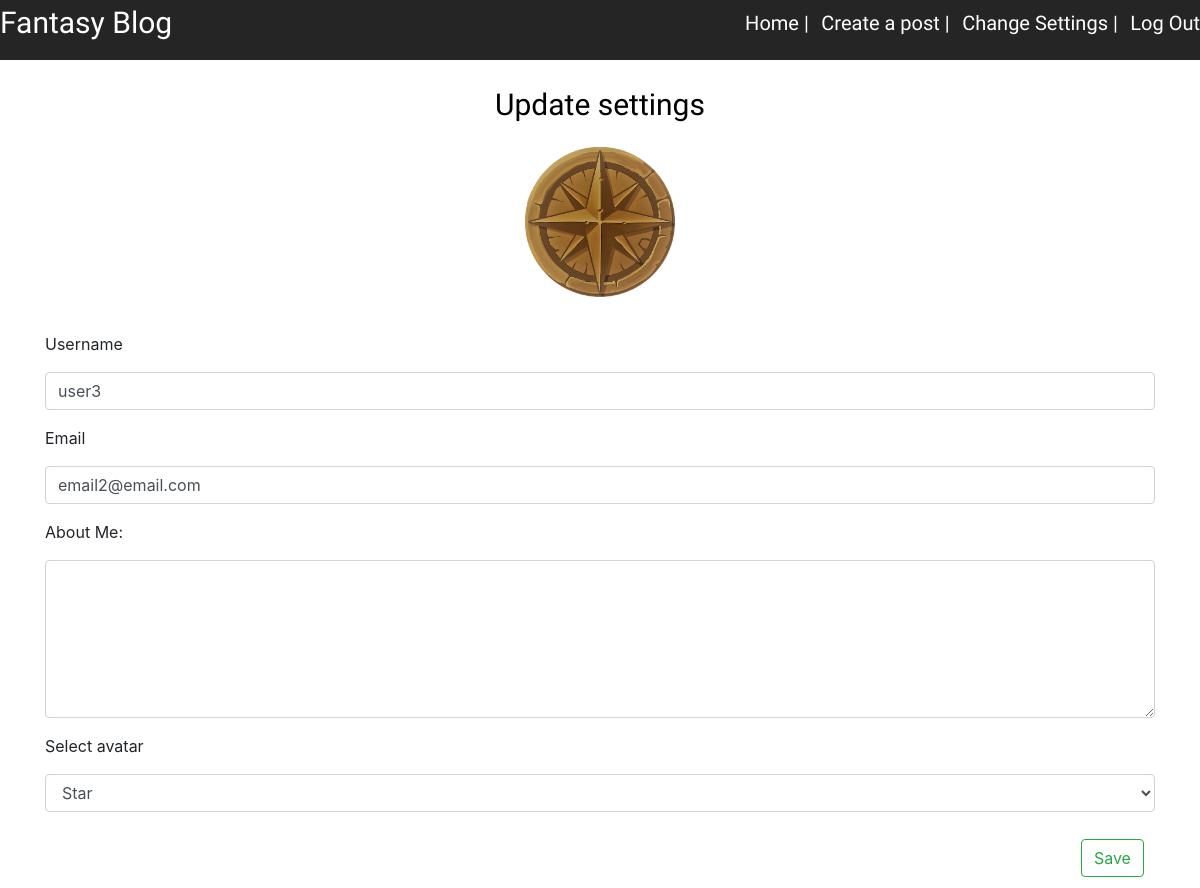
Page /settings (signed in) on the committed database.
### fantasyBlog/models.py (models this page shows, shortened)
class User(db.Model,UserMixin):  #UserMixin.is_authenticated()
    __tablename__ = 'users'
    id = db.Column(db.Integer,primary_key=True)
    avatar = db.Column(db.String(64),nullable=False,default='dragon.png')
    email = db.Column(db.String(64),unique=True,index=True)
    username = db.Column(db.String(64),unique=True,index=True)
    about = db.Column(db.Text)
    password_hashed = db.Column(db.String(128))
    posts = db.relationship('BlogPost',backref='author',lazy=True)

### fantasyBlog/users/views.py (the view)
@users.route('/settings',methods=['GET','POST'])
@login_required
def settings():
    form = UpdateUserForm()
    if form.validate_on_submit():
        if form.avatar.data:
            picture = form.avatar.data
            current_user.avatar = picture
        current_user.username = form.username.data
        current_user.email = form.email.data
        current_user.about = form.about.data
        avatar = form.avatar.data
        db.session.commit()
        return redirect(url_for('users.settings'))
    elif request.method == "GET":
        form.username.data = current_user.username
        form.email.data = current_user.email
        form.about.data = current_user.about
        form.avatar.data = current_user.avatar
    avatar = url_for('static',filename='avatars/'+current_user.avatar)
    return render_template('settings.html',avatar=avatar,form=form)

### fantasyBlog/users/forms.py (shortened to what this page needs)
class UpdateUserForm(FlaskForm):
    email = StringField('Email', validators=[DataRequired(), Email()])
    username = StringField('Username', validators=[DataRequired()])
    about = TextAreaField('About Me:', validators=[DataRequired()])
    avatar = SelectField('Select avatar', choices=[('anvil.png', 'Anvil'), ('bag_of_coins.png','Bag of coins'),('pattern.png','Celtic knots'), ('clover.png','Clover'),
                                                   ('dragon.png', 'Dragon'),('feather.png','Feather'), ('fish.png','Fish'),('goblet.png','Goblet'),
                                                   ('helm.png','Helm'),('herb.png','Herb'),('hunting.png','Hunter'),('carpentry.png','Log and saw'),('mining.png','Miner'),
                                                   ('potion.png', 'Potion'),('scroll.png','Magic scroll'), ('shield.png','Shield'),('skull.png','Skull'),
                                                   ('staff.png', 'Staff'),('star.png','Star'), ('sword.png','Sword'),('tailoring.png','Tailor'),('tower.png','Tower'),('tree.png','Tree'),('wheat.png', 'Wheat')])
    submit = SubmitField('Save')

### fantasyBlog/models.py (called while the page is built)
@login_manager.user_loader
def load_user(user_id):
    return User.query.get(user_id)

### fantasyBlog/templates/settings.html (shortened to what this page needs)
{% extends "base.html" %}
{% block content %}
<div class="container">
  <div class="post-container">
    <div class="title" id="title-username">Update settings</div>
    <img class="img-avatar" src="{{url_for('static',filename='avatars/'+current_user.avatar)}}">
  </div>
  <form method="POST" action="" enctype="multipart/form-data">
    <div class="form-group">
      {{form.username.label(class="form-group")}}
      {{form.username(class="form-control")}}
    </div>
    <div class="form-group">
      {{form.email.label(class="form-group")}}
      {{form.email(class="form-control")}}
    </div>
    <div class="form-group">
      {{form.about.label(class="form-group")}}
      {{form.about(class="form-control",  rows="6") }}
    </div>
    <div class="form-group">
      {{form.avatar.label(class="form-group")}}
      {{form.avatar(class="form-control")}}
    </div>
    <div class="form-group">
      {{form.submit(class="btn btn-outline-success")}}
    </div>
  </form>
</div>
{% endblock %}

### fantasyBlog/static/styles.css (style rules this page uses)
:root { --font: 'Marcellus', serif; --gray-color: #252525; --hover-color: #046d0a; }
.title { position: relative; font-family: var(--font); color: #ffffff; font-size: 30px; margin-bottom: 20px; }
#title-username { color: #000000; position: relative; text-align :center; }
.btn { float: right; margin: 1%; }
.post-container { position: relative; width: 75%; height: 300px; margin-left: auto; margin-right: auto; margin-top: 2%; }
.img-avatar { width: 150px; height: 150px; display: block; margin: auto; }
@media (min-width: 576px) { .post-container { height: 400px; } }
@media (min-width: 768px) { .post-container { height: 300px; } }
@media (min-width: 1200px) { .post-container { height: 250px; } }

### rows in the picture
User: avatar (picture), username "user3", email "email2@email.com", avatar "Star"
